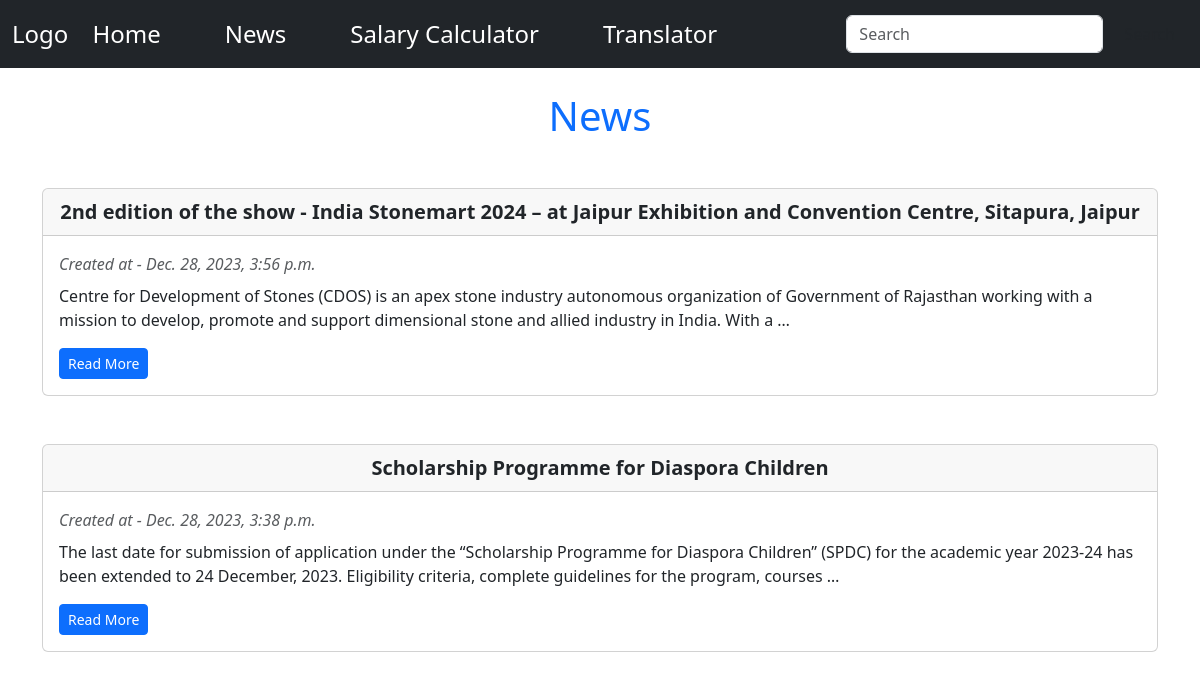
Page /blog on the committed database.
### portal/models.py (models this page shows, shortened)
class Blog(models.Model):
    title = models.CharField(max_length=200)
    body = models.TextField()
    created_at = models.DateTimeField(auto_now_add=True)
    class Meta:
        ordering = ['-created_at']

### portal/views.py (the view)
# urls.py: path('blog', views.blog, name="blog"),
def blog(request):
    posts = Blog.objects.all()
    return render(request, 'portal/blog.html', {'posts': posts})

### portal/templates/portal/blog.html
{% extends "base.html" %}
{% block content %}
<div class="container">
    <h1 class="text-center mt-4 mb-3 text-primary">News</h1>
</div>
<div class="container">
    {% for post in posts %}
    <div class="mt-5">
    <div class="card mb-4 mt-4">
        <p class="fs-5 card-header text-center fw-bold">{{post.title}}</p>
        <div class="card-body">
          <p class="card-title text-muted fst-italic">Created at - {{post.created_at}}</p>
          <p class="card-text mb-3 mt-2">{{post.body|truncatewords:35}}</p>
          <a href="{% url "post" post.id %}" class="btn btn-sm btn-primary">Read More</a>
        </div>
    </div>
    </div>
    {% endfor %}
</div>
{% endblock content %}

### templates/base.html (shortened to what this page needs)
<!doctype html>
<html lang="en">
  <head>
    <link href="https://cdn.jsdelivr.net/npm/bootstrap@5.3.2/dist/css/bootstrap.min.css" rel="stylesheet">
  </head>
  <body">
    <nav class="navbar navbar-expand-lg bg-dark">
        <div class="container-fluid">
          <a class="navbar-brand fs-4 text-white" href="#">
            Logo</a>
          <div class="collapse navbar-collapse" id="navbarSupportedContent">
            <ul class="navbar-nav me-auto mb-2 mb-lg-0">
              <li class="nav-item pe-5">
                <a class="nav-link active text-white fs-4" aria-current="page" href="/">Home</a>
              </li>
              <li class="nav-item pe-5">
                <a class="nav-link text-white fs-4" aria-current="page" href="{% url "blog" %}">News</a>
              </li>
              <li class="nav-item pe-5">
                <a class="nav-link active text-white fs-4" aria-current="page" href="/salary_calculator">Salary Calculator</a>
              </li>
              <li class="nav-item">
                <a class="nav-link active text-white fs-4" aria-current="page" href="/translator">Translator</a>
              </li>
            </ul>
            <form class="d-flex" role="search">
              <input class="form-control me-2" type="search" placeholder="Search" aria-label="Search">
              <button class="btn btn-outline-dark" type="submit">Search</button>
            </form>
          </div>
        </div>
      </nav>
      {% block content %}
      {% endblock content %}
    </body>
  </html>

### rows in the picture
Blog: title "2nd edition of the show - India Stonemart 2024 – at Jaipur Exhibition and Convention Centre, Sitapura, Jaipur", created_at "Dec. 28, 2023, 3:56 p.m.", body "Centre for Development of Stones (CDOS) is an apex stone industry autonomous organization of Government of Rajasthan working with a mission to develop, promote and support dimensional stone and allied industry in India. With a …"
Blog: title "Scholarship Programme for Diaspora Children", created_at "Dec. 28, 2023, 3:38 p.m.", body "The last date for submission of application under the “Scholarship Programme for Diaspora Children” (SPDC) for the academic year 2023-24 has been extended to 24 December, 2023. Eligibility criteria, complete guidelines for the program, courses …"
